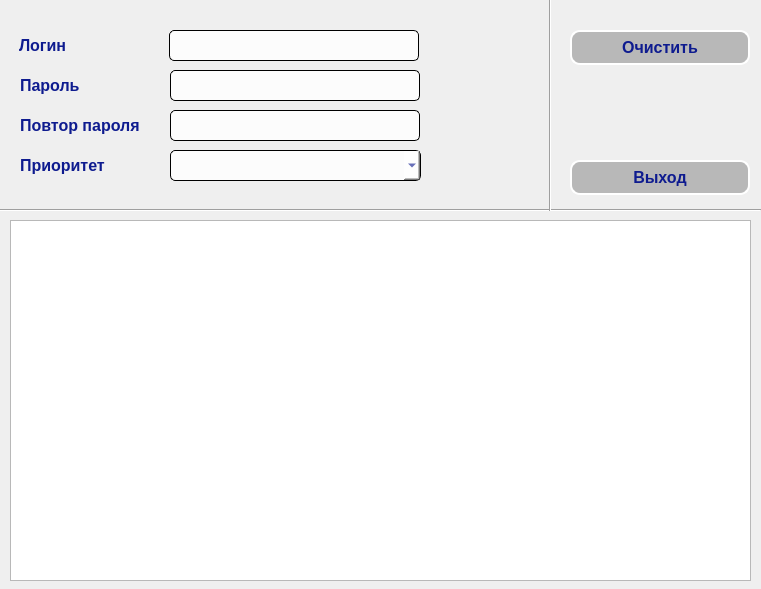
<?xml version="1.0" encoding="UTF-8"?>
<ui version="4.0">
 <class>addUser</class>
 <widget class="QDialog" name="addUser">
  <property name="geometry">
   <rect>
    <x>0</x>
    <y>0</y>
    <width>761</width>
    <height>589</height>
   </rect>
  </property>
  <property name="windowTitle">
   <string>Dialog</string>
  </property>
  <widget class="QTableView" name="tableView">
   <property name="geometry">
    <rect>
     <x>10</x>
     <y>220</y>
     <width>741</width>
     <height>361</height>
    </rect>
   </property>
  </widget>
  <widget class="QWidget" name="verticalLayoutWidget">
   <property name="geometry">
    <rect>
     <x>450</x>
     <y>30</y>
     <width>52</width>
     <height>151</height>
    </rect>
   </property>
   <layout class="QVBoxLayout" name="verticalLayout">
    <item>
     <widget class="QToolButton" name="butt_controlAdd">
      <property name="minimumSize">
       <size>
        <width>50</width>
        <height>50</height>
       </size>
      </property>
      <property name="maximumSize">
       <size>
        <width>50</width>
        <height>50</height>
       </size>
      </property>
      <property name="font">
       <font>
        <pointsize>7</pointsize>
       </font>
      </property>
      <property name="text">
       <string/>
      </property>
      <property name="icon">
       <iconset resource="res/icon/icon.qrc">
        <normaloff>:/i_Transportation/icons8-добавить-50.png</normaloff>:/i_Transportation/icons8-добавить-50.png</iconset>
      </property>
      <property name="iconSize">
       <size>
        <width>50</width>
        <height>50</height>
       </size>
      </property>
      <property name="popupMode">
       <enum>QToolButton::DelayedPopup</enum>
      </property>
      <property name="toolButtonStyle">
       <enum>Qt::ToolButtonIconOnly</enum>
      </property>
      <property name="autoRaise">
       <bool>true</bool>
      </property>
     </widget>
    </item>
    <item>
     <widget class="QToolButton" name="butt_controlDelete">
      <property name="minimumSize">
       <size>
        <width>50</width>
        <height>50</height>
       </size>
      </property>
      <property name="maximumSize">
       <size>
        <width>50</width>
        <height>50</height>
       </size>
      </property>
      <property name="font">
       <font>
        <pointsize>10</pointsize>
       </font>
      </property>
      <property name="text">
       <string/>
      </property>
      <property name="icon">
       <iconset resource="res/icon/icon.qrc">
        <normaloff>:/i_Transportation/icons8-удалить-50.png</normaloff>:/i_Transportation/icons8-удалить-50.png</iconset>
      </property>
      <property name="iconSize">
       <size>
        <width>50</width>
        <height>50</height>
       </size>
      </property>
      <property name="popupMode">
       <enum>QToolButton::DelayedPopup</enum>
      </property>
      <property name="toolButtonStyle">
       <enum>Qt::ToolButtonIconOnly</enum>
      </property>
      <property name="autoRaise">
       <bool>true</bool>
      </property>
     </widget>
    </item>
    <item>
     <widget class="QToolButton" name="butt_controlEdit">
      <property name="minimumSize">
       <size>
        <width>50</width>
        <height>50</height>
       </size>
      </property>
      <property name="maximumSize">
       <size>
        <width>50</width>
        <height>50</height>
       </size>
      </property>
      <property name="font">
       <font>
        <pointsize>10</pointsize>
       </font>
      </property>
      <property name="text">
       <string/>
      </property>
      <property name="icon">
       <iconset resource="res/icon/icon.qrc">
        <normaloff>:/i_Transportation/icons8-редактировать-50.png</normaloff>:/i_Transportation/icons8-редактировать-50.png</iconset>
      </property>
      <property name="iconSize">
       <size>
        <width>50</width>
        <height>50</height>
       </size>
      </property>
      <property name="popupMode">
       <enum>QToolButton::DelayedPopup</enum>
      </property>
      <property name="toolButtonStyle">
       <enum>Qt::ToolButtonIconOnly</enum>
      </property>
      <property name="autoRaise">
       <bool>true</bool>
      </property>
     </widget>
    </item>
   </layout>
  </widget>
  <widget class="QLabel" name="label_c1">
   <property name="geometry">
    <rect>
     <x>19</x>
     <y>30</y>
     <width>125</width>
     <height>31</height>
    </rect>
   </property>
   <property name="minimumSize">
    <size>
     <width>125</width>
     <height>31</height>
    </size>
   </property>
   <property name="maximumSize">
    <size>
     <width>125</width>
     <height>31</height>
    </size>
   </property>
   <property name="font">
    <font>
     <pointsize>-1</pointsize>
     <weight>75</weight>
     <italic>false</italic>
     <bold>true</bold>
    </font>
   </property>
   <property name="styleSheet">
    <string notr="true">QLabel{
color:rgb(14, 27, 143);
font: bold 16px;
}</string>
   </property>
   <property name="text">
    <string>Логин</string>
   </property>
   <property name="alignment">
    <set>Qt::AlignLeading|Qt::AlignLeft|Qt::AlignVCenter</set>
   </property>
  </widget>
  <widget class="QLineEdit" name="text_c1">
   <property name="geometry">
    <rect>
     <x>169</x>
     <y>30</y>
     <width>250</width>
     <height>31</height>
    </rect>
   </property>
   <property name="minimumSize">
    <size>
     <width>250</width>
     <height>31</height>
    </size>
   </property>
   <property name="maximumSize">
    <size>
     <width>250</width>
     <height>31</height>
    </size>
   </property>
   <property name="font">
    <font>
     <family>16</family>
     <weight>75</weight>
     <italic>false</italic>
     <bold>true</bold>
    </font>
   </property>
   <property name="styleSheet">
    <string notr="true">QLineEdit{
  border-style: outset;
  border-width: 1px;
  border-radius: 5px;
font: bold, 16;
  color: rgb(14,27,143);
  background-color: rgba(255, 255, 255, 200);
}
QLineEdit:hover{
border-width: 3px;
border-radius: 13px;
border-color:white;
color:black;
background-color: rgba(255, 255, 255, 150);
}</string>
   </property>
   <property name="inputMask">
    <string/>
   </property>
   <property name="text">
    <string/>
   </property>
   <property name="maxLength">
    <number>15</number>
   </property>
   <property name="readOnly">
    <bool>true</bool>
   </property>
  </widget>
  <widget class="QLineEdit" name="text_c1_2">
   <property name="geometry">
    <rect>
     <x>170</x>
     <y>70</y>
     <width>250</width>
     <height>31</height>
    </rect>
   </property>
   <property name="minimumSize">
    <size>
     <width>250</width>
     <height>31</height>
    </size>
   </property>
   <property name="maximumSize">
    <size>
     <width>250</width>
     <height>31</height>
    </size>
   </property>
   <property name="font">
    <font>
     <family>16</family>
     <weight>75</weight>
     <italic>false</italic>
     <bold>true</bold>
    </font>
   </property>
   <property name="styleSheet">
    <string notr="true">QLineEdit{
  border-style: outset;
  border-width: 1px;
  border-radius: 5px;
font: bold, 16;
  color: rgb(14,27,143);
  background-color: rgba(255, 255, 255, 200);
}
QLineEdit:hover{
border-width: 3px;
border-radius: 13px;
border-color:white;
color:black;
background-color: rgba(255, 255, 255, 150);
}</string>
   </property>
   <property name="inputMask">
    <string/>
   </property>
   <property name="text">
    <string/>
   </property>
   <property name="maxLength">
    <number>15</number>
   </property>
   <property name="readOnly">
    <bool>true</bool>
   </property>
  </widget>
  <widget class="QLabel" name="label_c1_2">
   <property name="geometry">
    <rect>
     <x>20</x>
     <y>70</y>
     <width>125</width>
     <height>31</height>
    </rect>
   </property>
   <property name="minimumSize">
    <size>
     <width>125</width>
     <height>31</height>
    </size>
   </property>
   <property name="maximumSize">
    <size>
     <width>125</width>
     <height>31</height>
    </size>
   </property>
   <property name="font">
    <font>
     <pointsize>-1</pointsize>
     <weight>75</weight>
     <italic>false</italic>
     <bold>true</bold>
    </font>
   </property>
   <property name="styleSheet">
    <string notr="true">QLabel{
color:rgb(14, 27, 143);
font: bold 16px;
}</string>
   </property>
   <property name="text">
    <string>Пароль</string>
   </property>
   <property name="alignment">
    <set>Qt::AlignLeading|Qt::AlignLeft|Qt::AlignVCenter</set>
   </property>
  </widget>
  <widget class="QLineEdit" name="text_c1_3">
   <property name="geometry">
    <rect>
     <x>170</x>
     <y>110</y>
     <width>250</width>
     <height>31</height>
    </rect>
   </property>
   <property name="minimumSize">
    <size>
     <width>250</width>
     <height>31</height>
    </size>
   </property>
   <property name="maximumSize">
    <size>
     <width>250</width>
     <height>31</height>
    </size>
   </property>
   <property name="font">
    <font>
     <family>16</family>
     <weight>75</weight>
     <italic>false</italic>
     <bold>true</bold>
    </font>
   </property>
   <property name="styleSheet">
    <string notr="true">QLineEdit{
  border-style: outset;
  border-width: 1px;
  border-radius: 5px;
font: bold, 16;
  color: rgb(14,27,143);
  background-color: rgba(255, 255, 255, 200);
}
QLineEdit:hover{
border-width: 3px;
border-radius: 13px;
border-color:white;
color:black;
background-color: rgba(255, 255, 255, 150);
}</string>
   </property>
   <property name="inputMask">
    <string/>
   </property>
   <property name="text">
    <string/>
   </property>
   <property name="maxLength">
    <number>15</number>
   </property>
   <property name="readOnly">
    <bool>true</bool>
   </property>
  </widget>
  <widget class="QLabel" name="label_c1_3">
   <property name="geometry">
    <rect>
     <x>20</x>
     <y>110</y>
     <width>125</width>
     <height>31</height>
    </rect>
   </property>
   <property name="minimumSize">
    <size>
     <width>125</width>
     <height>31</height>
    </size>
   </property>
   <property name="maximumSize">
    <size>
     <width>125</width>
     <height>31</height>
    </size>
   </property>
   <property name="font">
    <font>
     <pointsize>-1</pointsize>
     <weight>75</weight>
     <italic>false</italic>
     <bold>true</bold>
    </font>
   </property>
   <property name="styleSheet">
    <string notr="true">QLabel{
color:rgb(14, 27, 143);
font: bold 16px;
}</string>
   </property>
   <property name="text">
    <string>Повтор пароля</string>
   </property>
   <property name="alignment">
    <set>Qt::AlignLeading|Qt::AlignLeft|Qt::AlignVCenter</set>
   </property>
  </widget>
  <widget class="QLabel" name="label_c1_4">
   <property name="geometry">
    <rect>
     <x>20</x>
     <y>150</y>
     <width>125</width>
     <height>31</height>
    </rect>
   </property>
   <property name="minimumSize">
    <size>
     <width>125</width>
     <height>31</height>
    </size>
   </property>
   <property name="maximumSize">
    <size>
     <width>125</width>
     <height>31</height>
    </size>
   </property>
   <property name="font">
    <font>
     <pointsize>-1</pointsize>
     <weight>75</weight>
     <italic>false</italic>
     <bold>true</bold>
    </font>
   </property>
   <property name="styleSheet">
    <string notr="true">QLabel{
color:rgb(14, 27, 143);
font: bold 16px;
}</string>
   </property>
   <property name="text">
    <string>Приоритет</string>
   </property>
   <property name="alignment">
    <set>Qt::AlignLeading|Qt::AlignLeft|Qt::AlignVCenter</set>
   </property>
  </widget>
  <widget class="QPushButton" name="butt_saveSettFile">
   <property name="enabled">
    <bool>true</bool>
   </property>
   <property name="geometry">
    <rect>
     <x>570</x>
     <y>160</y>
     <width>180</width>
     <height>35</height>
    </rect>
   </property>
   <property name="minimumSize">
    <size>
     <width>180</width>
     <height>35</height>
    </size>
   </property>
   <property name="maximumSize">
    <size>
     <width>180</width>
     <height>35</height>
    </size>
   </property>
   <property name="font">
    <font>
     <pointsize>-1</pointsize>
     <weight>75</weight>
     <italic>false</italic>
     <bold>true</bold>
    </font>
   </property>
   <property name="styleSheet">
    <string notr="true">QPushButton{
  border-style: outset;
  border-width: 2px;
  border-radius: 10px;
  background-color: rgba(100, 100, 100, 100);
  font: bold 16px;
 color:rgb(14, 27, 143);
border-color: white;
  width: 3em;
  padding: 6px;
}
QPushButton:hover{
border-width: 3px;
border-radius: 13px;
border-color:white;
color:black;
background-color: rgba(255, 255, 255, 150);
}

QPushButton:pressed{
background-color: rgba(255, 255, 255, 200);
}</string>
   </property>
   <property name="text">
    <string>Выход</string>
   </property>
  </widget>
  <widget class="QPushButton" name="butt_loadSettFile">
   <property name="enabled">
    <bool>true</bool>
   </property>
   <property name="geometry">
    <rect>
     <x>570</x>
     <y>30</y>
     <width>180</width>
     <height>35</height>
    </rect>
   </property>
   <property name="minimumSize">
    <size>
     <width>180</width>
     <height>35</height>
    </size>
   </property>
   <property name="maximumSize">
    <size>
     <width>180</width>
     <height>16777215</height>
    </size>
   </property>
   <property name="font">
    <font>
     <pointsize>-1</pointsize>
     <weight>75</weight>
     <italic>false</italic>
     <bold>true</bold>
    </font>
   </property>
   <property name="styleSheet">
    <string notr="true">QPushButton{
  border-style: outset;
  border-width: 2px;
  border-radius: 10px;
  background-color: rgba(100, 100, 100, 100);
  font: bold 16px;
 color:rgb(14, 27, 143);
border-color: white;
  width: 3em;
  padding: 6px;
}
QPushButton:hover{
border-width: 3px;
border-radius: 13px;
border-color:white;
color:black;
background-color: rgba(255, 255, 255, 150);
}

QPushButton:pressed{
background-color: rgba(255, 255, 255, 200);
}</string>
   </property>
   <property name="text">
    <string>Очистить</string>
   </property>
  </widget>
  <widget class="QComboBox" name="cbox_shipName">
   <property name="geometry">
    <rect>
     <x>170</x>
     <y>150</y>
     <width>251</width>
     <height>31</height>
    </rect>
   </property>
   <property name="minimumSize">
    <size>
     <width>0</width>
     <height>0</height>
    </size>
   </property>
   <property name="maximumSize">
    <size>
     <width>16777215</width>
     <height>16777215</height>
    </size>
   </property>
   <property name="font">
    <font>
     <family>16</family>
     <weight>75</weight>
     <italic>false</italic>
     <bold>true</bold>
    </font>
   </property>
   <property name="styleSheet">
    <string notr="true">QComboBox{
  border-style: outset;
  border-width: 1px;
  border-radius: 5px;
font: bold, 16;
  color: rgb(14,27,143);
  background-color: rgba(255, 255, 255, 200);
}
QComboBox:hover{
border-width: 3px;
border-radius: 13px;
border-color:white;
color:black;
background-color: rgba(255, 255, 255, 150);
}</string>
   </property>
   <property name="currentText">
    <string/>
   </property>
  </widget>
  <widget class="Line" name="line">
   <property name="geometry">
    <rect>
     <x>0</x>
     <y>195</y>
     <width>761</width>
     <height>31</height>
    </rect>
   </property>
   <property name="orientation">
    <enum>Qt::Horizontal</enum>
   </property>
  </widget>
  <widget class="Line" name="line_2">
   <property name="geometry">
    <rect>
     <x>540</x>
     <y>-10</y>
     <width>20</width>
     <height>221</height>
    </rect>
   </property>
   <property name="orientation">
    <enum>Qt::Vertical</enum>
   </property>
  </widget>
 </widget>
 <resources>
  <include location="res/icon/icon.qrc"/>
 </resources>
 <connections/>
</ui>
